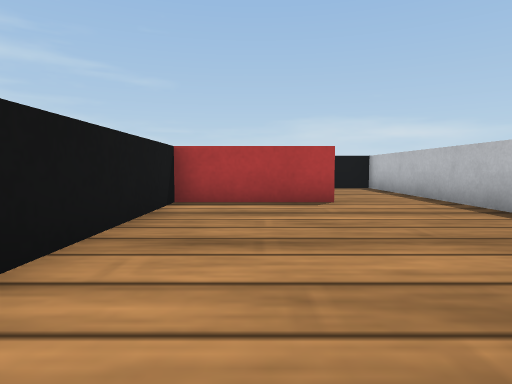
[1] (above)

21 first-person views from a walk through a Webots world. The camera is 0.06 m above the floor, tilts 4° down and sees 75° across. The floor is counted in squares, 0.1 m on a side. Each view is taken from the middle of a square. On the plan, view 1 faces up. The plan holds only what a view shows up to about 9 squares ahead; the rest is blank. The robots in the file are not drawn. Simple shapes and patterns stand in for the simulator's stock objects.

[2]
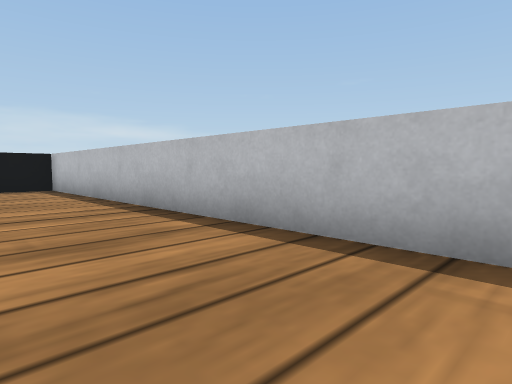

[3]
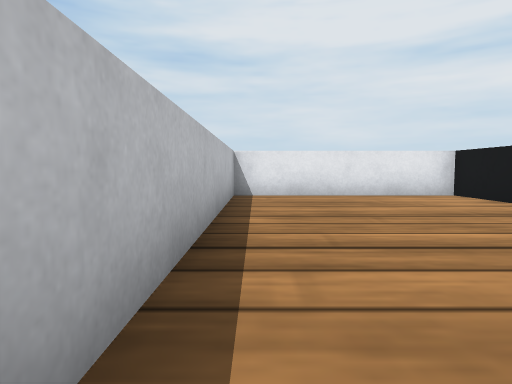

[4]
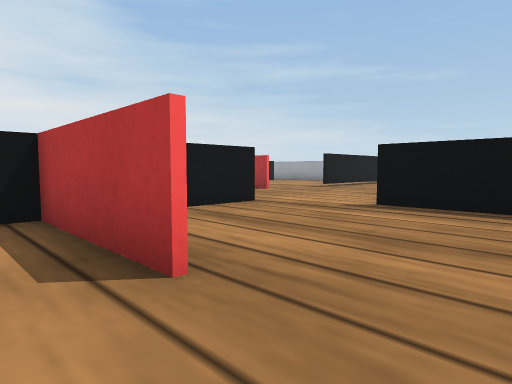

[5]
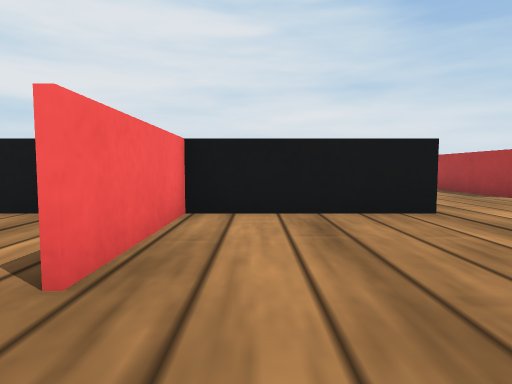

[6]
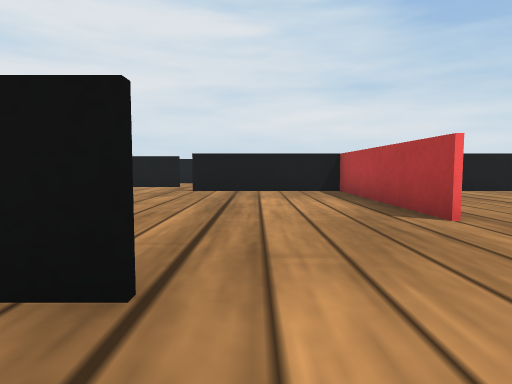

[7]
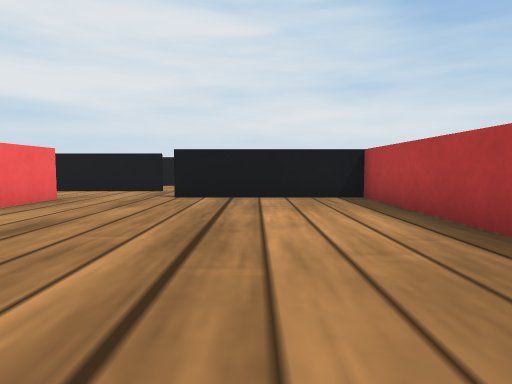

[8]
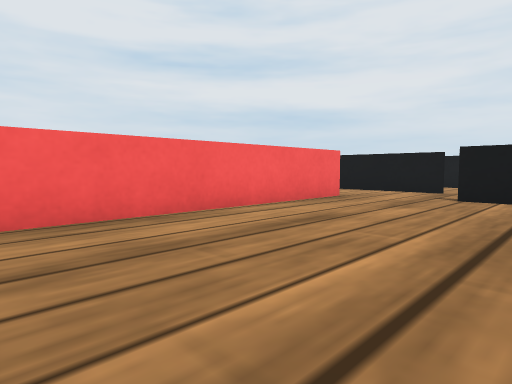

[9]
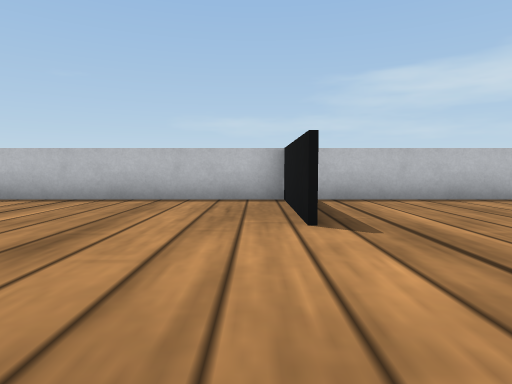

[10]
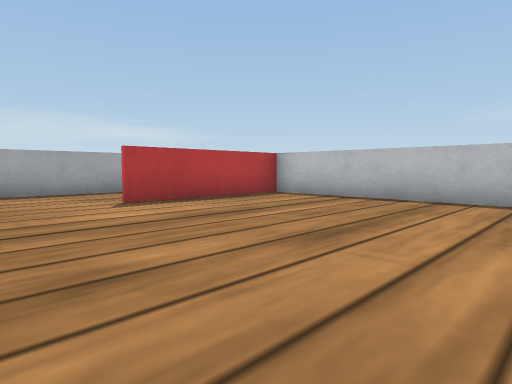

[11]
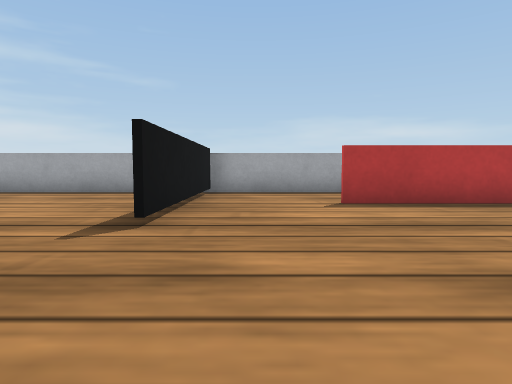

[12]
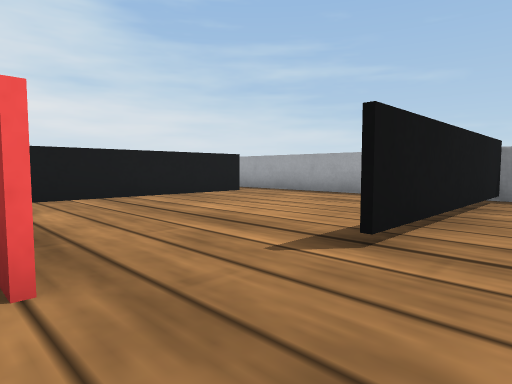

[13]
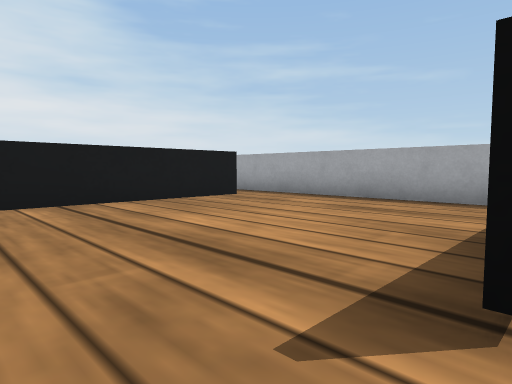

[14]
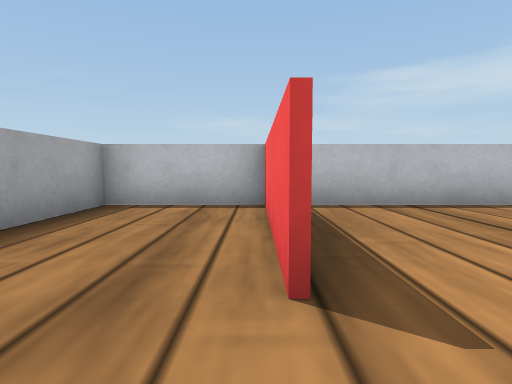

[15]
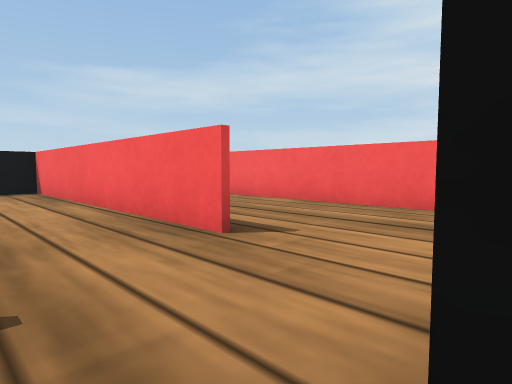

[16]
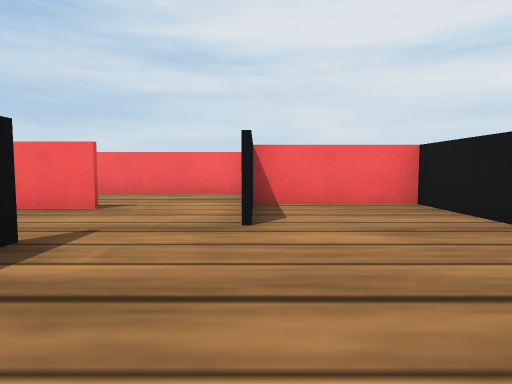

[17]
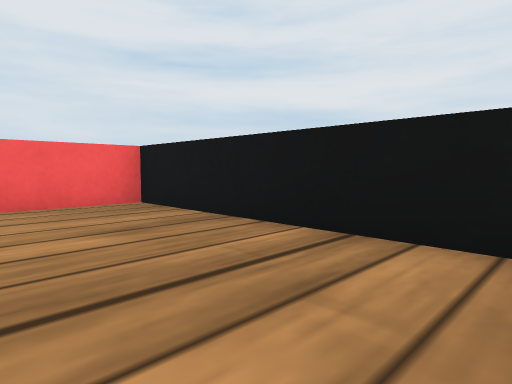

[18]
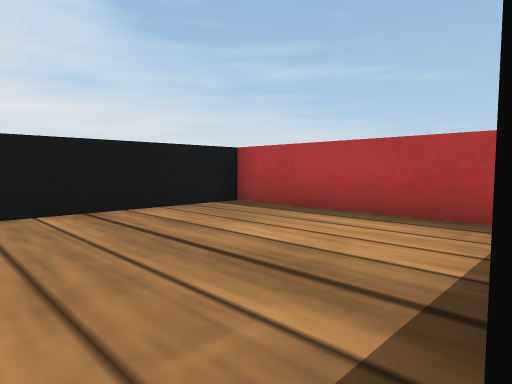

[19]
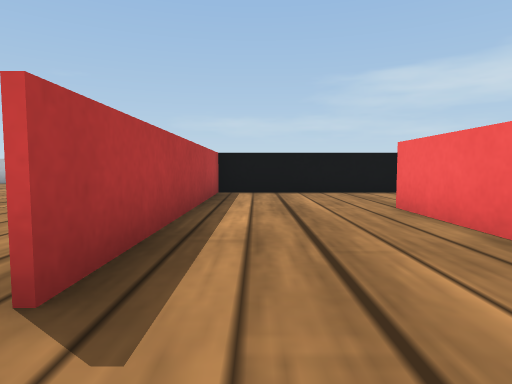

[20]
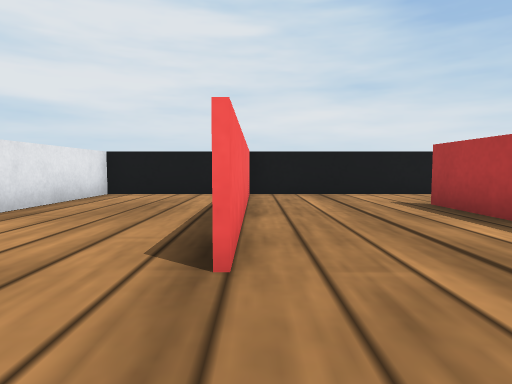

[21]
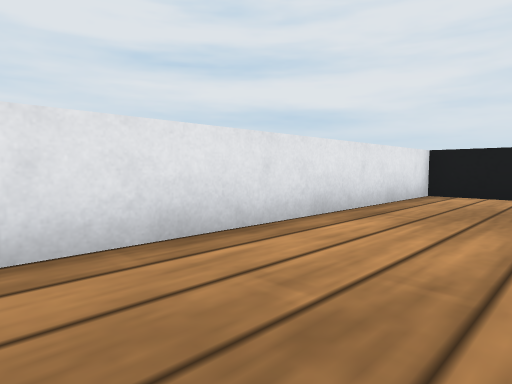

### Floor plan
Points are (right, up) in squares from view 1. A wall is a line through its corners. A room is listed if a view was taken in it or the views show most of it. See-through windows are left out.
Room 1 (views 1, 2, 4)
walls: (1.5, 5.9) (-1.9, 5.9); (-1.5, 6) (-1.5, -0.5) (3.5, -0.5) (3.5, 6.5)
ways out: opening at (2.5, 6) to room 2
Room 2 (views 3, 5)
walls: (3.5, 6.5) (3.5, 10); (3.5, 10.4) (1.5, 10.4)
ways out: opening at (2.5, 6) to room 1; opening at (1, 8) to room 3
Room 3 (views 6, 7, 8, 9, 10, 11, 12)
walls: (-1.5, 9.5) (-1.5, 6); (-3.8, 12.3) (-9.1, 12.3); (1.5, 10.4) (0.5, 10.4) (3.5, 10.4); (-1.9, 6.1) (1.5, 6.1); (3.5, 10) (3.5, 12.5); (-8.9, 12) (-8.9, 9.5)
ways out: opening at (1, 8) to room 2; opening at (-5.5, 9) to room 7; opening at (0, 12) to room 10
Room 4 (view 13)
walls: (-8.9, 18.4) (-8.9, 12); (-3, 19.5) (-8.4, 19.5)
ways out: opening at (-2.5, 13.5) to room 10; opening at (-9, 19)
Room 5 (view 14)
walls: (-0.5, 16.8) (3.5, 16.8); (-3.1, 19.5) (-3.1, 16.6); (3.5, 17) (3.5, 19.5) (-3, 19.5)
ways out: opening at (-1.5, 17) to room 10
Room 6 (views 15, 16, 17)
walls: (-10.6, 12.3) (-13.8, 12.3) (-13.8, 5.4) (-10.9, 5.4)
ways out: opening at (-11, 9.5) to room 7
Room 7 (view 18)
walls: (-8.9, 9.5) (-8.9, 8.3); (-8.6, 6.1) (-1.9, 6.1); (-10.9, 7.6) (-10.9, 6.6); (-9.1, 12.3) (-10.6, 12.3)
ways out: opening at (-5.5, 9) to room 3; opening at (-11, 9.5) to room 6; opening at (-9.5, 6) to room 8
Room 8 (views 19, 20)
walls: (-10.9, 6.6) (-10.9, 2.9); (-10.8, 2.8) (-4.9, 2.8); (-1.9, 5.9) (-8.6, 5.9); (-1.6, 2.4) (-1.6, 6.9)
ways out: opening at (-9.5, 6) to room 7; opening at (-3.5, 3) to room 9
Room 9 (view 21)
walls: (-10.9, 2.9) (-10.9, -0.5) (-3.2, -0.5); (-1.6, 1.4) (-1.6, 2.4)
ways out: opening at (-3.5, 3) to room 8
Room 10 (no view inside)
walls: (3.5, 16.7) (-0.5, 16.7); (3.5, 12.5) (3.5, 17); (-3.1, 16.6) (-3.1, 14.4)
ways out: opening at (0, 12) to room 3; opening at (-2.5, 13.5) to room 4; opening at (-1.5, 17) to room 5

Where each view was taken, in squares from view 1:
view 1: 0 up, 0 right, facing up
view 2: 0 up, 1 right, facing up-right
view 3: 7 up, 3 right, facing down
view 4: 5 up, 3 right, facing up-left
view 5: 7 up, 3 right, facing left
view 6: 10 up, 0 right, facing left
view 7: 10 up, 2 left, facing left
view 8: 10 up, 2 left, facing down-left
view 9: 11 up, 3 left, facing right
view 10: 11 up, 3 left, facing up-right
view 11: 11 up, 2 left, facing up
view 12: 12 up, 2 left, facing up-left
view 13: 13 up, 3 left, facing up-left
view 14: 17 up, 2 left, facing right
view 15: 8 up, 11 left, facing down-right
view 16: 11 up, 11 left, facing down
view 17: 11 up, 11 left, facing down-left
view 18: 8 up, 9 left, facing up-left
view 19: 5 up, 10 left, facing right
view 20: 3 up, 3 left, facing left
view 21: 2 up, 3 left, facing down-left
